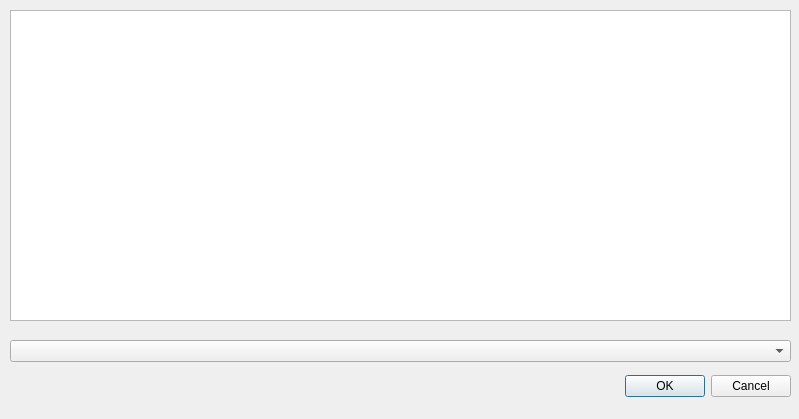
<?xml version="1.0" encoding="UTF-8"?>
<ui version="4.0">
 <class>Dialog</class>
 <widget class="QDialog" name="Dialog">
  <property name="geometry">
   <rect>
    <x>0</x>
    <y>0</y>
    <width>799</width>
    <height>419</height>
   </rect>
  </property>
  <property name="windowTitle">
   <string>Dialog</string>
  </property>
  <widget class="QDialogButtonBox" name="btnBox">
   <property name="geometry">
    <rect>
     <x>20</x>
     <y>370</y>
     <width>771</width>
     <height>32</height>
    </rect>
   </property>
   <property name="orientation">
    <enum>Qt::Horizontal</enum>
   </property>
   <property name="standardButtons">
    <set>QDialogButtonBox::Cancel|QDialogButtonBox::Ok</set>
   </property>
  </widget>
  <widget class="QListWidget" name="listInstruments">
   <property name="geometry">
    <rect>
     <x>10</x>
     <y>10</y>
     <width>781</width>
     <height>311</height>
    </rect>
   </property>
  </widget>
  <widget class="QComboBox" name="cmbFilterCustomer">
   <property name="geometry">
    <rect>
     <x>10</x>
     <y>340</y>
     <width>781</width>
     <height>22</height>
    </rect>
   </property>
  </widget>
 </widget>
 <resources/>
 <connections>
  <connection>
   <sender>btnBox</sender>
   <signal>rejected()</signal>
   <receiver>Dialog</receiver>
   <slot>reject()</slot>
   <hints>
    <hint type="sourcelabel">
     <x>306</x>
     <y>390</y>
    </hint>
    <hint type="destinationlabel">
     <x>286</x>
     <y>274</y>
    </hint>
   </hints>
  </connection>
  <connection>
   <sender>btnBox</sender>
   <signal>accepted()</signal>
   <receiver>Dialog</receiver>
   <slot>accept()</slot>
   <hints>
    <hint type="sourcelabel">
     <x>593</x>
     <y>388</y>
    </hint>
    <hint type="destinationlabel">
     <x>504</x>
     <y>325</y>
    </hint>
   </hints>
  </connection>
 </connections>
</ui>
